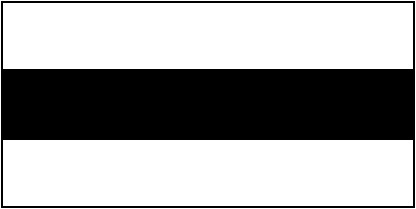
#> input picture ch_11/border.jpg, 416 x 209 px
$ python hw11_3.py
#> lines starting #> are read from the running program, lines starting #| are printed output that depends on the picture
import cv2

src = cv2.imread('border.jpg')
#> src is the input picture: shape (209, 416, 3); min 0, max 255, mean 162.4

dst_b3 = cv2.bilateralFilter(src, 3, 100, 100)
dst_b7 = cv2.bilateralFilter(src, 7, 100, 100)

dst_m3 = cv2.blur(src, (3, 3))
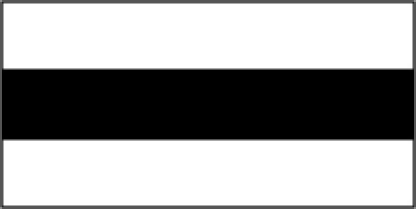
#> dst_m3: shape (209, 416, 3); min 0, max 255, mean 161.2
dst_m7 = cv2.blur(src, (7, 7))
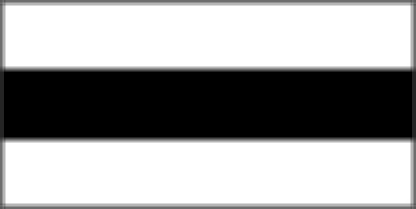
#> dst_m7: shape (209, 416, 3); min 0, max 255, mean 161.3

cv2.imshow('Src', src)
cv2.imshow('Bilateral 3x3', dst_b3)
cv2.imshow('Bilateral 7x7', dst_b7)
cv2.imshow('Mean 3x3', dst_m3)
cv2.imshow('Mean 7x7', dst_m7)

cv2.waitKey(0)
cv2.destroyAllWindows()
